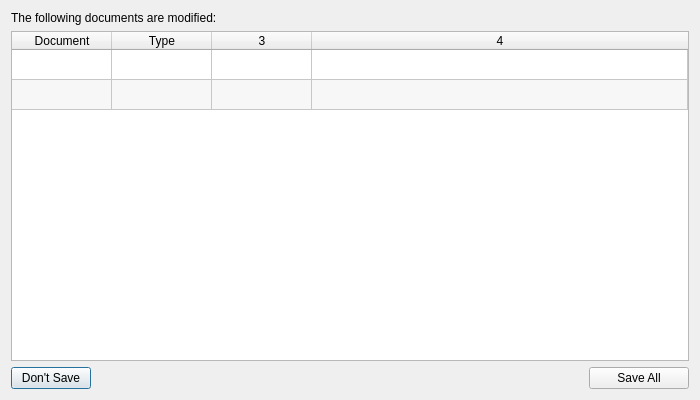
<?xml version="1.0" encoding="UTF-8"?>
<ui version="4.0">
 <class>DocumentList</class>
 <widget class="QDialog" name="DocumentList">
  <property name="geometry">
   <rect>
    <x>0</x>
    <y>0</y>
    <width>700</width>
    <height>400</height>
   </rect>
  </property>
  <property name="windowTitle">
   <string>Modified Documents</string>
  </property>
  <property name="windowIcon">
   <iconset resource="../QtResources/resources.qrc">
    <normaloff>:/GuiFoundation/PL-logo.svg</normaloff>:/GuiFoundation/PL-logo.svg</iconset>
  </property>
  <layout class="QVBoxLayout" name="verticalLayout">
   <item>
    <widget class="QLabel" name="label">
     <property name="sizePolicy">
      <sizepolicy hsizetype="Preferred" vsizetype="Preferred">
       <horstretch>0</horstretch>
       <verstretch>0</verstretch>
      </sizepolicy>
     </property>
     <property name="text">
      <string>The following documents are modified:</string>
     </property>
     <property name="wordWrap">
      <bool>true</bool>
     </property>
    </widget>
   </item>
   <item>
    <widget class="QTableWidget" name="TableDocuments">
     <property name="editTriggers">
      <set>QAbstractItemView::NoEditTriggers</set>
     </property>
     <property name="alternatingRowColors">
      <bool>true</bool>
     </property>
     <property name="selectionMode">
      <enum>QAbstractItemView::SingleSelection</enum>
     </property>
     <property name="selectionBehavior">
      <enum>QAbstractItemView::SelectRows</enum>
     </property>
     <property name="sortingEnabled">
      <bool>true</bool>
     </property>
     <property name="cornerButtonEnabled">
      <bool>false</bool>
     </property>
     <property name="rowCount">
      <number>2</number>
     </property>
     <property name="columnCount">
      <number>4</number>
     </property>
     <attribute name="horizontalHeaderVisible">
      <bool>true</bool>
     </attribute>
     <attribute name="horizontalHeaderCascadingSectionResizes">
      <bool>false</bool>
     </attribute>
     <attribute name="horizontalHeaderStretchLastSection">
      <bool>true</bool>
     </attribute>
     <attribute name="verticalHeaderVisible">
      <bool>false</bool>
     </attribute>
     <row/>
     <row/>
     <column>
      <property name="text">
       <string>Document</string>
      </property>
     </column>
     <column>
      <property name="text">
       <string>Type</string>
      </property>
     </column>
     <column/>
     <column/>
    </widget>
   </item>
   <item>
    <layout class="QHBoxLayout" name="horizontalLayout">
     <item>
      <widget class="QPushButton" name="ButtonDontSave">
       <property name="toolTip">
        <string>Shortcut: Ctrl+Q</string>
       </property>
       <property name="text">
        <string>Don't Save</string>
       </property>
       <property name="icon">
        <iconset resource="../QtResources/resources.qrc">
         <normaloff>:/GuiFoundation/Icons/Delete.svg</normaloff>:/GuiFoundation/Icons/Delete.svg</iconset>
       </property>
       <property name="shortcut">
        <string>Ctrl+Q</string>
       </property>
      </widget>
     </item>
     <item>
      <spacer name="horizontalSpacer">
       <property name="orientation">
        <enum>Qt::Horizontal</enum>
       </property>
       <property name="sizeHint" stdset="0">
        <size>
         <width>40</width>
         <height>20</height>
        </size>
       </property>
      </spacer>
     </item>
     <item>
      <widget class="QPushButton" name="ButtonSaveSelected">
       <property name="minimumSize">
        <size>
         <width>100</width>
         <height>0</height>
        </size>
       </property>
       <property name="maximumSize">
        <size>
         <width>100</width>
         <height>16777215</height>
        </size>
       </property>
       <property name="toolTip">
        <string>Shortcut: Ctrl+Shift+S</string>
       </property>
       <property name="text">
        <string>Save All</string>
       </property>
       <property name="icon">
        <iconset resource="../QtResources/resources.qrc">
         <normaloff>:/GuiFoundation/Icons/SaveAll.svg</normaloff>:/GuiFoundation/Icons/SaveAll.svg</iconset>
       </property>
       <property name="shortcut">
        <string>Ctrl+Shift+S</string>
       </property>
      </widget>
     </item>
    </layout>
   </item>
  </layout>
 </widget>
 <resources>
  <include location="../QtResources/resources.qrc"/>
 </resources>
 <connections/>
</ui>
